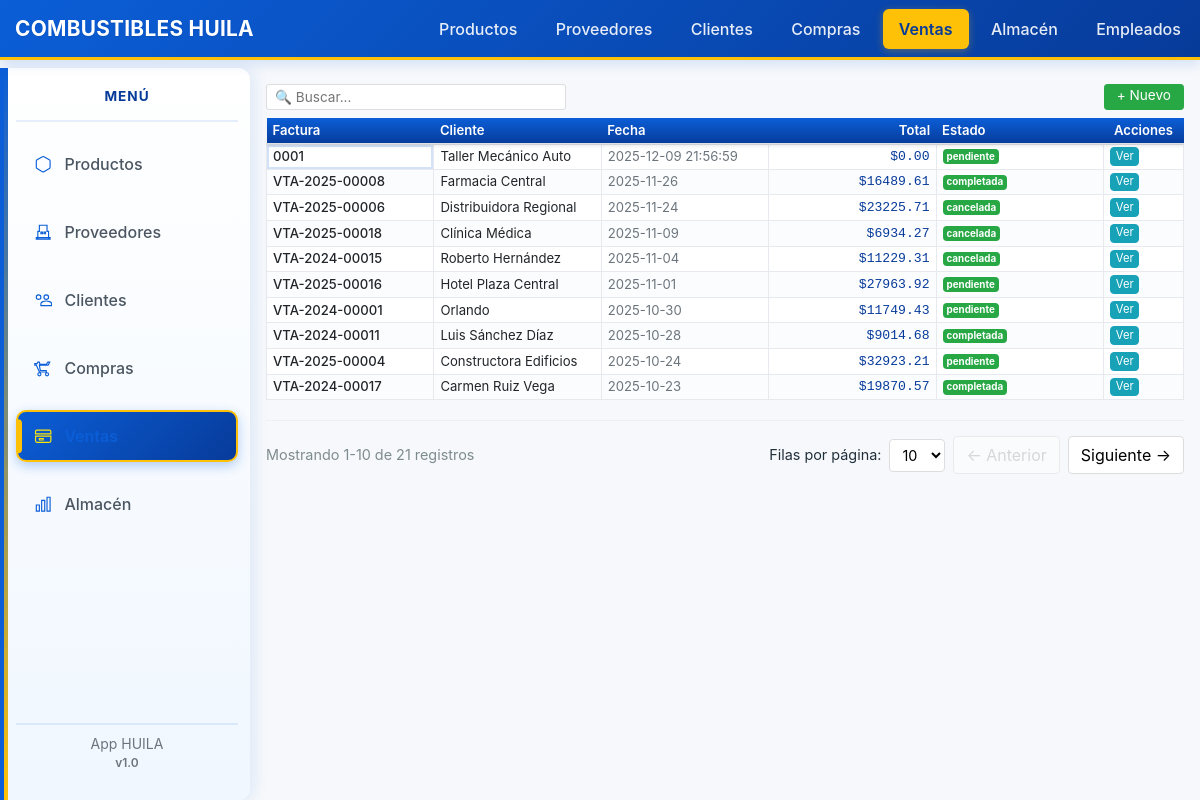
/ventas/, run on the app's committed database.
### tables this page shows
CREATE TABLE ventas (
    id INTEGER PRIMARY KEY AUTOINCREMENT,
    cliente_id INTEGER,
    fecha TEXT DEFAULT (datetime('now')),
    numero_factura TEXT,
    serie TEXT,
    subtotal REAL DEFAULT 0,
    impuesto REAL DEFAULT 0,
    descuento REAL DEFAULT 0,
    total REAL DEFAULT 0,
    metodo_pago TEXT,
    estado TEXT DEFAULT 'pendiente', -- pendiente / completada / cancelada
    empleado_id INTEGER,
    notas TEXT,
    created_at TEXT DEFAULT (datetime('now')),
    updated_at TEXT,
    FOREIGN KEY (cliente_id) REFERENCES clientes(id),
    FOREIGN KEY (empleado_id) REFERENCES empleados(id)
);

CREATE TABLE clientes (
    id INTEGER PRIMARY KEY AUTOINCREMENT,
    nombre TEXT NOT NULL,
    tipo TEXT DEFAULT 'persona_fisica', -- persona_fisica / persona_moral
    rfc TEXT,
    direccion TEXT,
    telefono TEXT,
    email TEXT,
    contacto TEXT,
    credito_limite REAL DEFAULT 0,
    activo INTEGER DEFAULT 1,
    created_at TEXT DEFAULT (datetime('now')),
    updated_at TEXT
);

### backend/app/ventas/routes.py (the view)
@bp.route('/', methods=['GET'])
def index():
    db = get_db()
    cur = db.execute(
        '''SELECT v.id, v.numero_factura, c.nombre, v.fecha, v.total, v.estado
           FROM ventas v
           LEFT JOIN clientes c ON v.cliente_id = c.id
           ORDER BY v.fecha DESC LIMIT 100'''
    )
    ventas = cur.fetchall()
    return render_template('ventas/index.html', ventas=ventas)

### backend/app/db.py (called while the page is built)
def get_db():
    if 'db' not in g:
        g.db = sqlite3.connect(
            current_app.config['DATABASE'],
            detect_types=sqlite3.PARSE_DECLTYPES
        )
        g.db.row_factory = sqlite3.Row
    return g.db

### backend/app/templates/ventas/index.html (shortened to what this page needs)
{% extends 'base.html' %}
{% block content %}
<div>
  <div style="display: flex; align-items: center; justify-content: space-between; margin-bottom: 0.5rem;">
    <div class="table-controls" style="margin-bottom: 0; display: flex; gap: 8px; align-items: center;">
      <div class="table-search">
        <input type="text" placeholder="🔍 Buscar..." id="search-ventas" style="width: 300px; padding: 4px 8px; border: 1px solid #ddd; border-radius: 3px; font-size: 0.85em; height: 26px;">
      </div>
    </div>
    <a href="{{ url_for('ventas.create') }}" data-new-href="{{ url_for('ventas.create') }}" class="btn btn-sm btn-success" style="height: 26px; line-height: 1; padding: 4px 12px; font-size: 0.85rem;">+ Nuevo</a>
  </div>
  {% if ventas|length == 0 %}
    <div class="alert alert-info">No hay ventas registradas.</div>
  {% else %}
    <div class="table-responsive">
      <table id="table-ventas" class="table table-sm table-hover mb-0 excel-grid compact-table">
        <thead class="brand-table-header">
          <tr>
            <th>Factura</th>
            <th>Cliente</th>
            <th>Fecha</th>
            <th class="text-right">Total</th>
            <th>Estado</th>
            <th class="col-actions-sm">Acciones</th>
          </tr>
        </thead>
        <tbody>
          {% for v in ventas %}
          <tr class="row-divider">
            <td class="cell-small fw-500">{{ v['numero_factura'] or '—' }}</td>
            <td class="cell-small cell-ellipsis">{{ v['nombre'] or '—' }}</td>
            <td class="muted-text cell-small">{{ v['fecha'] or '—' }}</td>
            <td class="text-right price-value cell-small fw-500">${{ '%.2f'|format(v['total'] or 0) }}</td>
            <td class="cell-small"><span class="badge badge-success">{{ v['estado'] }}</span></td>
            <td class="cell-small">
              <a href="{{ url_for('ventas.view', id=v['id']) }}" class="btn btn-xs btn-info btn-compact">Ver</a>
            </td>
          </tr>
          {% endfor %}
        </tbody>
      </table>
    </div>
  {% endif %}
  <div class="pagination-controls" style="display: flex; justify-content: space-between; align-items: center; margin-top: 20px; padding-top: 15px; border-top: 1px solid #ecf0f1;">
    <div class="pagination-info" style="font-size: 0.9em; color: #7f8c8d;"></div>
    <div class="pagination-nav" style="display: flex; gap: 8px; align-items: center;">
      <div class="rows-per-page" style="display: flex; gap: 8px; align-items: center; font-size: 0.9em;">
        <span>Filas por página:</span>
        <select id="rows-per-page" style="padding: 6px 8px; border: 1px solid #ddd; border-radius: 4px; background-color: white; cursor: pointer;">
          <option value="10" selected>10</option>
        </select>
      </div>
      <button id="prev-page" style="padding: 6px 12px; border: 1px solid #ddd; background-color: white; border-radius: 4px; cursor: pointer;">← Anterior</button>
      <button id="next-page" style="padding: 6px 12px; border: 1px solid #ddd; background-color: white; border-radius: 4px; cursor: pointer;">Siguiente →</button>
    </div>
  </div>
</div>
{% endblock %}

### backend/app/static/css/style.css (style rules this page uses)
body { padding-bottom: 40px; }
.table td, .table th { vertical-align: middle; }
.brand-table-header { background: linear-gradient(180deg, var(--primary), var(--primary-dark)); color: white; position: sticky; top: 70px; z-index: 1100; box-shadow: 0 2px 6px rgba(0,0,0,0.06); }
.brand-table-header th { padding: 12px 8px; font-weight: 600; border-bottom: 2px solid rgba(0,0,0,0.08); }
.price-value { color: var(--primary-dark); font-weight: 600; }
.muted-text { color: var(--muted); }
.table thead th { background: #fbfcfe; border-bottom: 2px solid rgba(0,0,0,0.04); }
.excel-grid tbody tr:nth-child(even) { background-color: #fbfcfe; }
.excel-grid td.text-right { font-family: SFMono-Regular, Menlo, Monaco, "Roboto Mono", "Courier New", monospace; color: var(--primary-dark); }
body { background: var(--bg); color: var(--text, #22303c); font-family: -apple-system, BlinkMacSystemFont, "Segoe UI", Roboto, "Helvetica Neue", Arial, sans-serif; padding-bottom: 40px; }
body { background: var(--bg); color: #22303c; padding-bottom: 40px; font-family: -apple-system, BlinkMacSystemFont, "Segoe UI", Roboto, "Helvetica Neue", Arial, sans-serif; }

### backend/app/static/css/theme.css (style rules this page uses)
:root { --bg: #f6f8fb; --surface: #ffffff; --primary: #0b5ed7; --primary-dark: #073b9a; --accent: #ffc107; --muted: #6c757d; --text: #22303c; --card-shadow: 0 6px 18px rgba(20,30,50,0.06); }
body { background: var(--bg); color: var(--text, #22303c); font-family: -apple-system, BlinkMacSystemFont, "Segoe UI", Roboto, "Helvetica Neue", Arial, sans-serif; padding-bottom: 40px; }
.brand-table-header { background: linear-gradient(180deg, var(--primary), var(--primary-dark)) !important; color: white !important; position: sticky; top: 0; z-index: 100; box-shadow: 0 2px 4px rgba(0,0,0,0.1) !important; height: 26px !important; overflow: hidden; }
.brand-table-header tr { height: 26px !important; display: table-row; }
.brand-table-header th { padding: 0px 5px !important; font-weight: 600 !important; border: none !important; color: white !important; background: transparent !important; white-space: nowrap; font-size: 0.75rem; height: 26px !important; line-height: 26px !important; display: table-cell; vertical-align: middle !important; }
.price-value { color: var(--primary-dark); font-weight: 600; }
.muted-text { color: var(--muted); }
.table thead th { background: #fbfcfe; border-bottom: 2px solid rgba(0,0,0,0.04); }
.table { border-collapse: separate; border-spacing: 0; }
.btn-xs { padding: .1rem .3rem; font-size: .7rem; line-height: 1.2; }
.btn-compact { padding: .1rem .3rem; font-size: .7rem; line-height: 1.2; }
.cell-small { padding: 0px 5px; font-size: 0.75rem; line-height: 1.1; height: 22px; vertical-align: middle; }
.cell-ellipsis { max-width: 200px; overflow: hidden; text-overflow: ellipsis; white-space: nowrap; }
.fw-500 { font-weight: 500; }
.col-actions-sm { text-align: center; width: 80px; }
.row-divider { border-bottom: 1px solid #ecf0f1; transition: background-color 0.2s; }
.excel-grid tbody tr:first-child td { padding-top: 2px !important; border-top: 2px solid #dee2e6; }
.excel-grid tbody tr:nth-child(even) { background-color: #fbfcfe; }
.excel-grid td.text-right { font-family: SFMono-Regular, Menlo, Monaco, "Roboto Mono", "Courier New", monospace; color: var(--primary-dark); }

### data on the page
ventas: numero_factura "0001", nombre "Taller Mecánico Auto", fecha "2025-12-09 21:56:59", total "0.00", estado "pendiente"
ventas: numero_factura "VTA-2025-00008", nombre "Farmacia Central", fecha "2025-11-26", total "16489.61", estado "completada"
ventas: numero_factura "VTA-2025-00006", nombre "Distribuidora Regional", fecha "2025-11-24", total "23225.71", estado "cancelada"
ventas: numero_factura "VTA-2025-00018", nombre "Clínica Médica", fecha "2025-11-09", total "6934.27", estado "cancelada"
ventas: numero_factura "VTA-2024-00015", nombre "Roberto Hernández", fecha "2025-11-04", total "11229.31", estado "cancelada"
ventas: numero_factura "VTA-2025-00016", nombre "Hotel Plaza Central", fecha "2025-11-01", total "27963.92", estado "pendiente"
ventas: numero_factura "VTA-2024-00001", nombre "Orlando", fecha "2025-10-30", total "11749.43", estado "pendiente"
ventas: numero_factura "VTA-2024-00011", nombre "Luis Sánchez Díaz", fecha "2025-10-28", total "9014.68", estado "completada"
ventas: numero_factura "VTA-2025-00004", nombre "Constructora Edificios", fecha "2025-10-24", total "32923.21", estado "pendiente"
ventas: numero_factura "VTA-2024-00017", nombre "Carmen Ruiz Vega", fecha "2025-10-23", total "19870.57", estado "completada"
